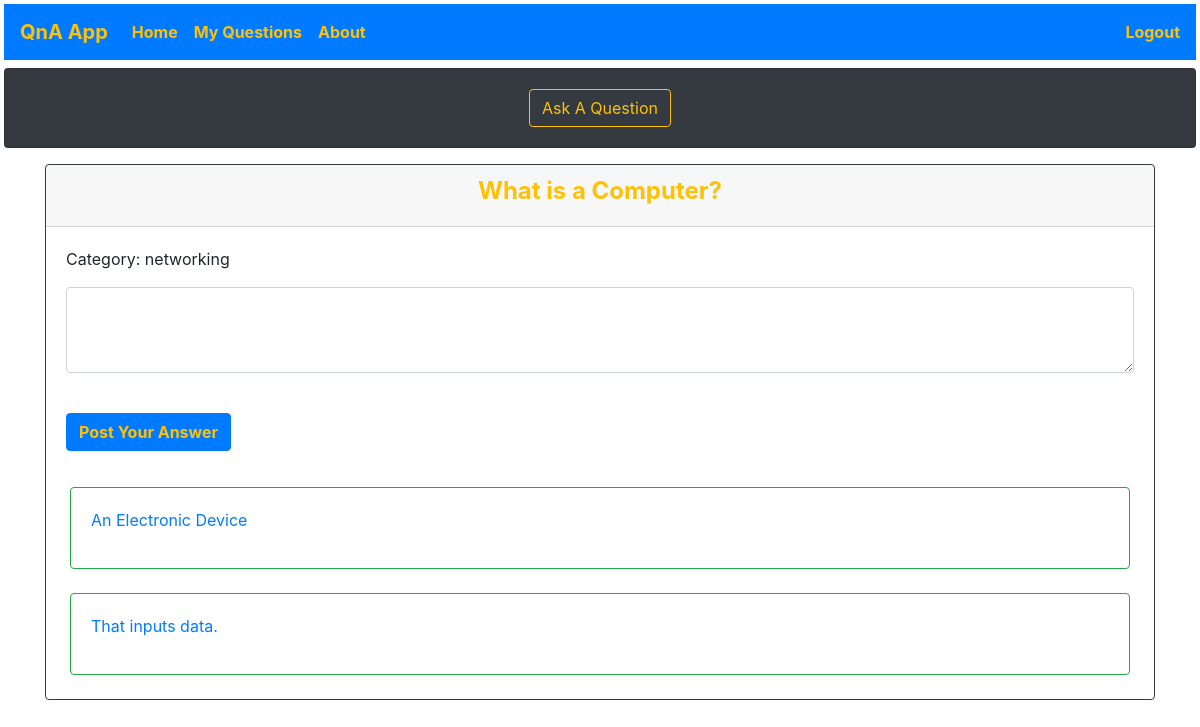
/viewaquestion/1/ (signed in), run on the app's committed database.
### models.py (models this page shows)
class Question(db.Model):
    id = db.Column(db.Integer, primary_key = True)
    question_text = db.Column(db.Text, nullable = False)
    category = db.Column(db.String(20), nullable = False)
    asked_by_id = db.Column(db.Integer, db.ForeignKey('user.id'))
    answers_to_question = db.relationship(
        'Answer',
        foreign_keys = 'Answer.for_question_id',
        backref='the_question',
        lazy=True
    )

class Answer(db.Model):
    id = db.Column(db.Integer, primary_key=True)
    answer_text = db.Column(db.Text, nullable=False)
    for_question_id = db.Column(db.Integer, db.ForeignKey('question.id'))

### app.py (the view, shortened to what this page needs)
@app.route('/viewaquestion/<int:question_id>/', methods=['GET', 'POST'])
@login_required
def view(question_id):
    question = Question.query.filter_by(id=question_id).first()
    answers = Answer.query.filter_by(for_question_id=question_id).all()
    return render_template('view.html', question=question, answers=answers)

### app.py (called while the page is built)
@login_manager.user_loader
def load_user(user_id):
    return User.query.get(user_id)

### templates/view.html
{% extends "base.html" %}
{% block content %}
<div class="container">
  <div class="card my-3 border-dark">
    <div class="card-header text-warning">
      <h4><b><center>{{ question.question_text }}</center></b></h4>
    </div>
    <div class="card-body">
      <form action="{{ url_for('view', question_id=question.id) }}" method="post">
        <div class="form-group">
        <div class="form-group">
          <p>Category: {{ question.category }}</p>
          <textarea name="answerText" class="form-control" rows="3"></textarea>
        </div>
        <br />
        <button type="submit" class="btn btn-primary text-warning"><b>Post Your Answer</b></button>
      </form>
    </div>
  </div>
  {% for answer in answers %}
  <div class="card mx-4 border-success">
    <div class="card-body">
      <a href="{{url_for('view',question_id = question.id)}}">
        <p>{{ answer.answer_text }}</p>
      </a>
    </div>
  </div>
  <br>
  {% endfor %}
  </div>
{% endblock %}

### data on the page
Question: question_text "What is a Computer?", category "networking"
Answer: answer_text "An Electronic Device"
Answer: answer_text "That inputs data."
